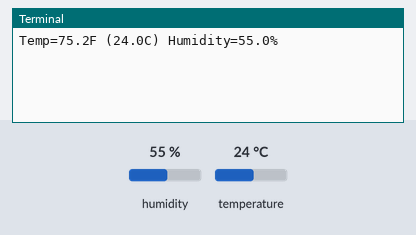
This program was run on a simulated Raspberry Pi (BCM pin numbers). Parts: the last lines printed to the terminal. The test bench sets the inputs (shaded band); at power-on: humidity 55 %, temperature 24 °C.

Above: at 1.2 s.
1.3 s: humidity set to 22 %
At 4.8 s:
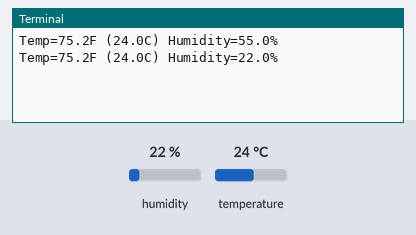
5.9 s: temperature set to 12 °C
At 8.4 s:
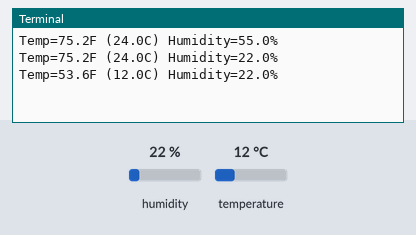
10.5 s: humidity set to 40 %
At 12.0 s:
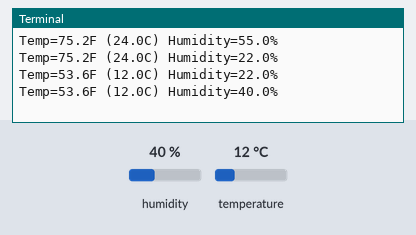
Timing chart, 0 to 13.5 s (numbered marks = the images above; inputs shaded):
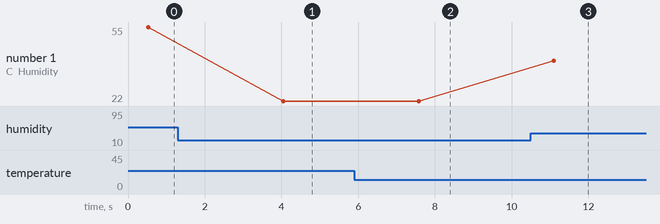

Measured:
- after the input at 1.3 s, the terminal: prints a new line after 2.8 s (image 1)
- after the input at 5.9 s, the terminal: prints a new line after 1.7 s (image 2)
- after the input at 10.5 s, the terminal: prints a new line after 0.60 s (image 3)
- plotted number 1: 55 → 22 after the input at 1.3 s, 22 → 40 after the input at 10.5 s

The program:

main.py
```python
import Adafruit_DHT
import time

DHT_SENSOR = Adafruit_DHT.DHT11
DHT_PIN = 4

while True:
    humidity, temperature = Adafruit_DHT.read(DHT_SENSOR, DHT_PIN)
    if humidity is not None and temperature is not None:
        faren = (temperature * (9/5)) + 32;
        print("Temp={0:0.1f}F ({1:0.1f}C) Humidity={2:0.1f}%".format(faren, temperature, humidity))
    else:
        print("Sensor failure. Check wiring.");
    time.sleep(3);
```
